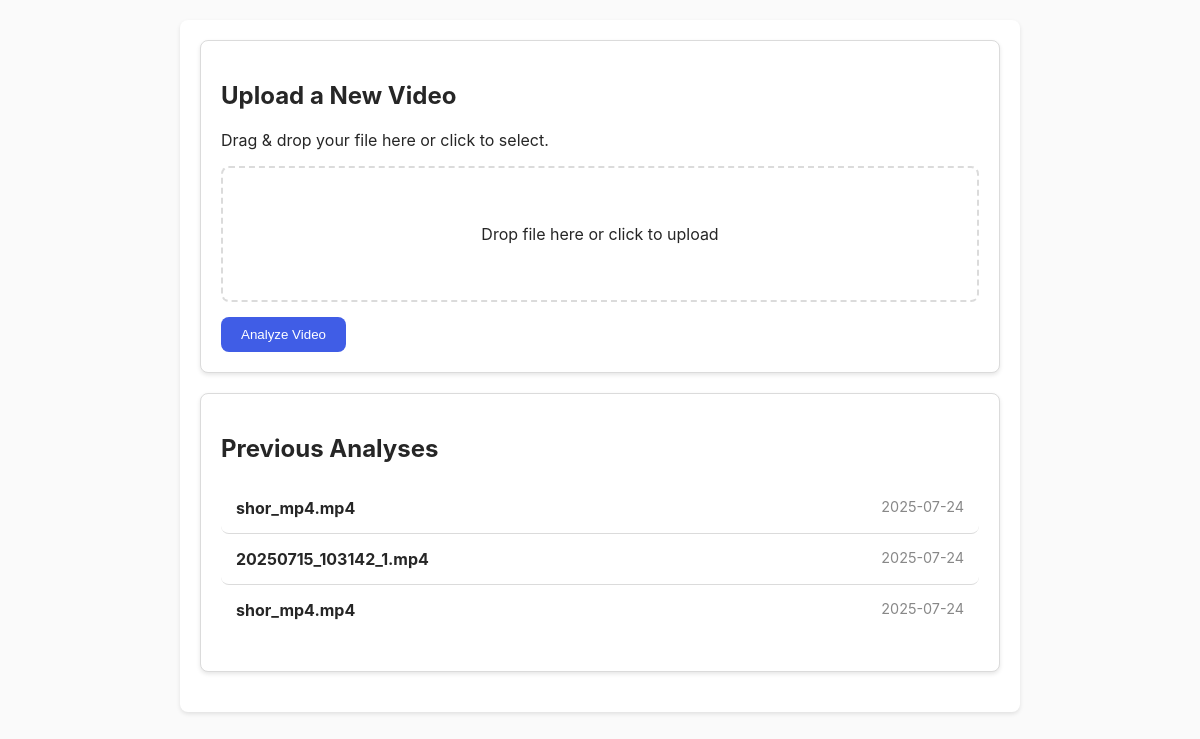
Before: / with the older database file.
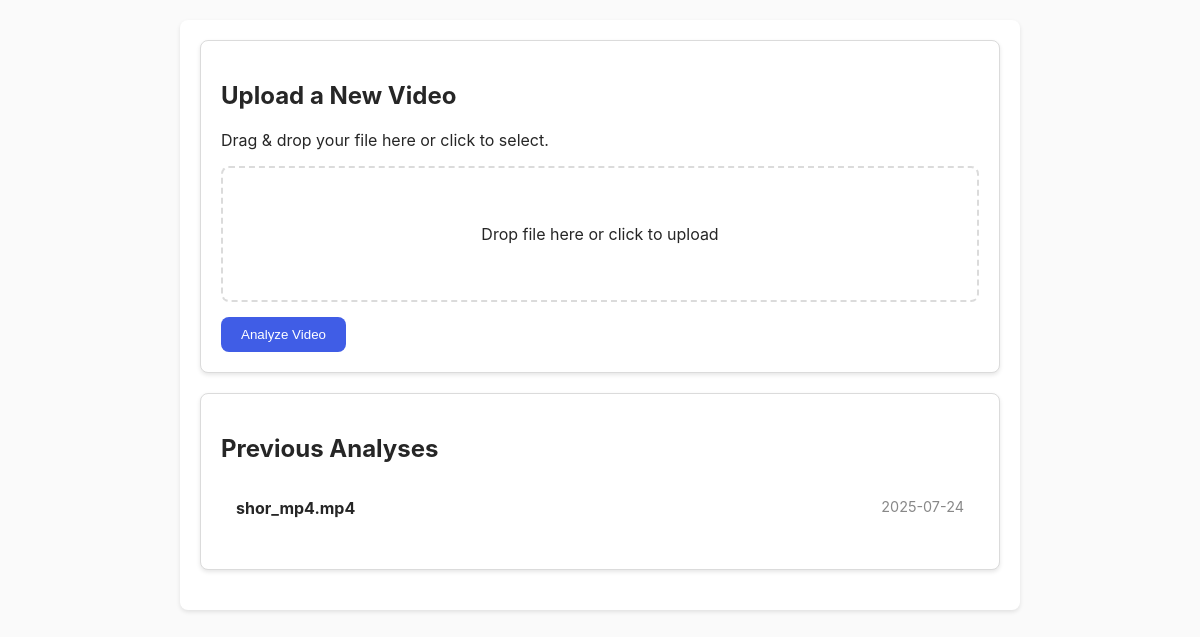
After: the same page with the newer database file.
### tables this page shows
CREATE TABLE videos (
        id INTEGER PRIMARY KEY AUTOINCREMENT,
        filename TEXT NOT NULL,
        original_filename TEXT NOT NULL,
        file_size INTEGER NOT NULL,
        mime_type TEXT NOT NULL,
        upload_url TEXT,
        transcript TEXT,
        created_at TIMESTAMP DEFAULT CURRENT_TIMESTAMP
    );

### app/main.py (the view)
@app.get("/", response_class=HTMLResponse)
async def read_root(request: Request):
    conn = get_db_connection()
    videos_cursor = conn.execute("SELECT id, original_filename, created_at FROM videos ORDER BY created_at DESC")
    videos = videos_cursor.fetchall()
    conn.close()
    return templates.TemplateResponse("index.html", {"request": request, "videos": videos})

### app/templates/index.html (shortened to what this page needs)
{% extends "base.html" %}
{% block content %}
<div class="container">
    <div class="upload-section card" x-data="fileUpload()">
        <h2>Upload a New Video</h2>
        <p>Drag & drop your file here or click to select.</p>
        <div
            class="drop-area"
            :class="{ 'drag-over': isDragging }"
            @dragover.prevent="isDragging = true"
            @dragleave.prevent="isDragging = false"
            @drop.prevent="handleDrop"
            @click="$refs.fileInput.click()"
        >
            <p x-show="!fileName">Drop file here or click to upload</p>
        </div>
        <button @click="submitForm" :disabled="!file" class="button">Analyze Video</button>
    </div>
    <div class="previous-videos-section card">
        <h2>Previous Analyses</h2>
        {% if videos %}
            <ul class="video-list">
                {% for video in videos %}
                <li class="video-list-item">
                    <a href="/video/{{ video.id }}">
                        <span class="filename">{{ video.original_filename }}</span>
                        <span class="date">{{ video.created_at.split(' ')[0] }}</span>
                    </a>
                </li>
                {% endfor %}
            </ul>
        {% else %}
            <p>You haven't uploaded any videos yet.</p>
        {% endif %}
    </div>
</div>
{% endblock %}

### app/templates/base.html (shortened to what this page needs)
<!DOCTYPE html>
<html lang="en">
<head>
    <link rel="stylesheet" href="/static/css/style.css">
</head>
<body>
    {% block content %}{% endblock %}
</body>
</html>

### app/static/css/style.css (style rules this page uses)
:root { --primary: #405DE6; --secondary: #5851DB; --background: #FAFAFA; --text: #262626; --border: #DBDBDB; --radius: 8px; --shadow: 0 2px 4px rgba(0,0,0,0.1); }
body { font-family: -apple-system, BlinkMacSystemFont, "Segoe UI", Roboto, Helvetica, Arial, sans-serif; background-color: var(--background); color: var(--text); margin: 0; padding: 20px; }
.container { max-width: 800px; margin: 0 auto; background-color: #fff; padding: 20px; border-radius: var(--radius); box-shadow: var(--shadow); }
.button { background-color: var(--primary); color: #fff; padding: 10px 20px; border-radius: var(--radius); text-decoration: none; display: inline-block; border: none; cursor: pointer; }

### app/templates/index.html (style rules this page uses)
.card { background-color: #fff; border: 1px solid var(--border); border-radius: var(--radius); padding: 20px; margin-bottom: 20px; box-shadow: var(--shadow); }
.drop-area { border: 2px dashed var(--border); border-radius: var(--radius); padding: 40px; text-align: center; cursor: pointer; transition: background-color 0.2s; margin-top: 15px; margin-bottom: 15px; }
.video-list { list-style: none; padding: 0; }
.video-list-item a { display: flex; justify-content: space-between; padding: 15px; border-radius: var(--radius); text-decoration: none; color: var(--text); transition: background-color 0.2s; border-bottom: 1px solid var(--border); }
.video-list-item:last-child a { border-bottom: none; }
.filename { font-weight: bold; }
.date { color: #888; font-size: 0.9em; }

Changed rows visible on the page:
removed videos: original_filename "shor_mp4.mp4", created_at "2025-07-24"
removed videos: original_filename "20250715_103142_1.mp4", created_at "2025-07-24"
